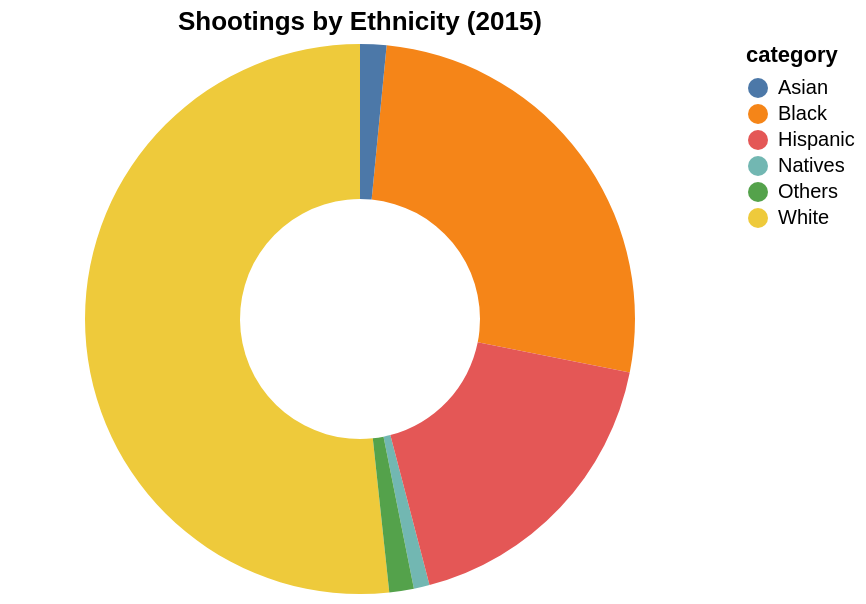

Source (Vega-Lite JSON):
### Vega-Lite specification from a JSON file in a GitHub repository (floating-point values rounded to 4 significant figures)
{"$schema": "https://vega.github.io/schema/vega-lite/v5.json", "width": 350, "height": 275, "description": "A simple donut chart with embedded data.", "title": "Shootings by Ethnicity (2015)", "data": {"values": [{"category": "White", "value": 502}, {"category": "Black", "value": 258}, {"category": "Asian", "value": 15}, {"category": "Natives", "value": 9}, {"category": "Hispanic", "value": 173}, {"category": "Others", "value": 14}]}, "mark": {"type": "arc", "innerRadius": 60, "tooltip": true}, "encoding": {"theta": {"field": "value", "type": "quantitative", "stack": "normalize"}, "color": {"field": "category", "type": "nominal"}}}
